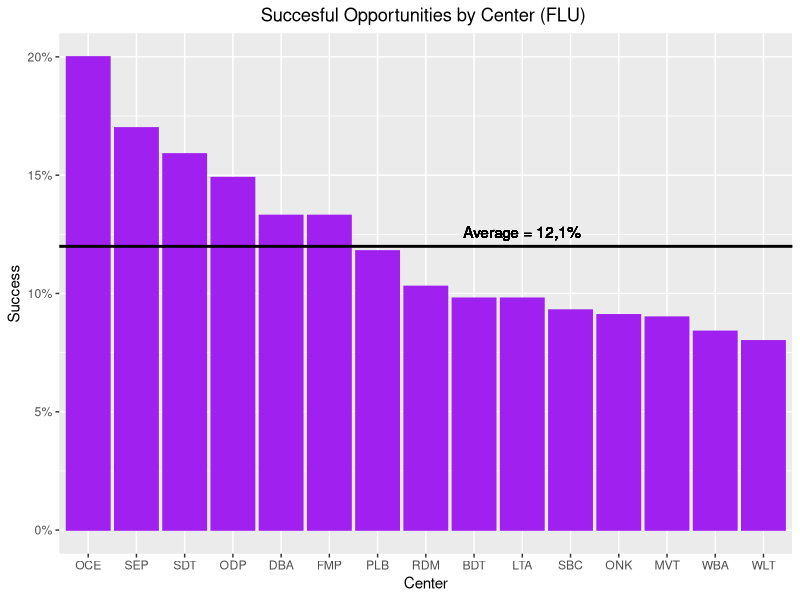
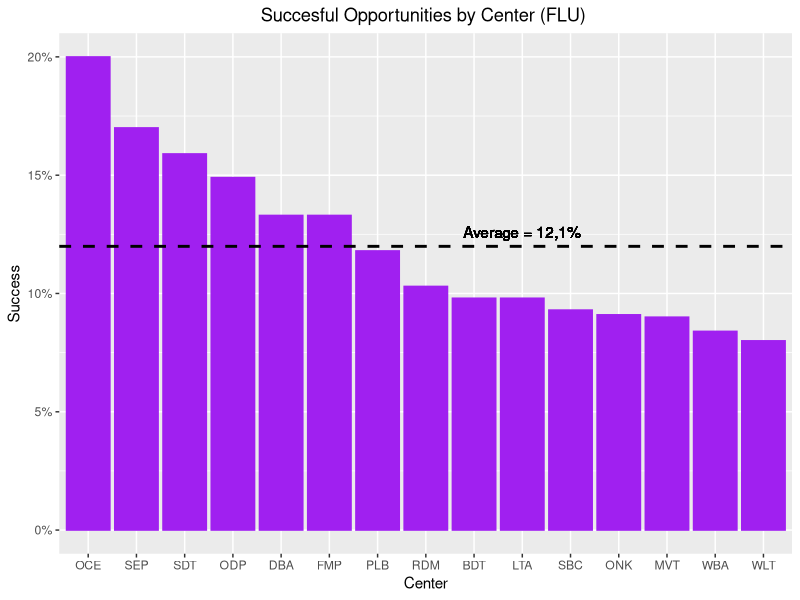
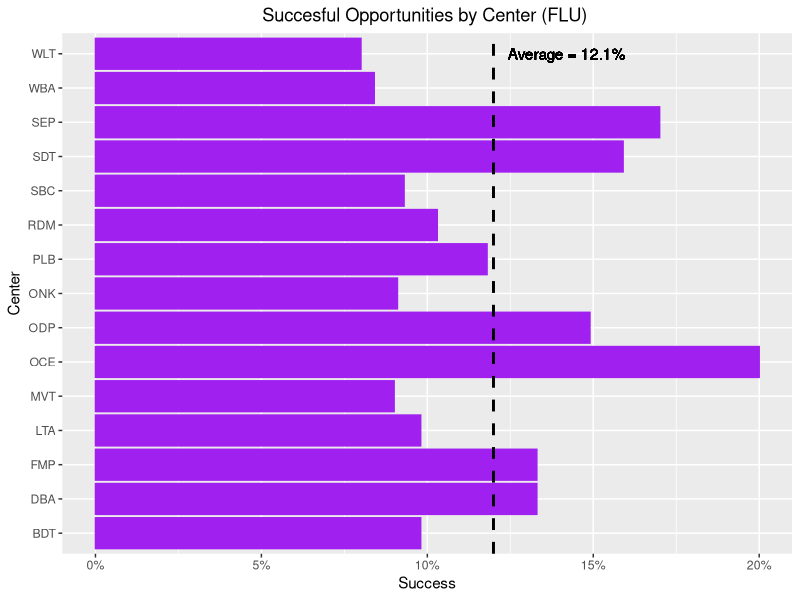
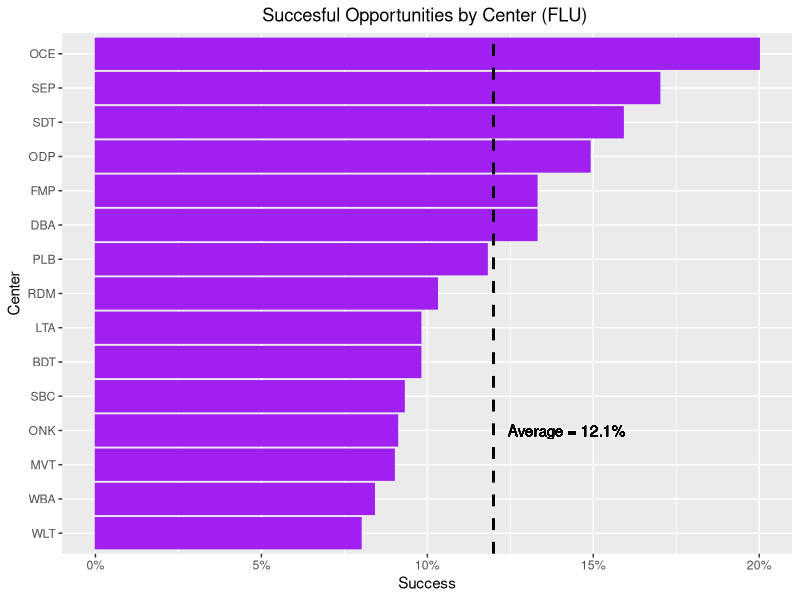
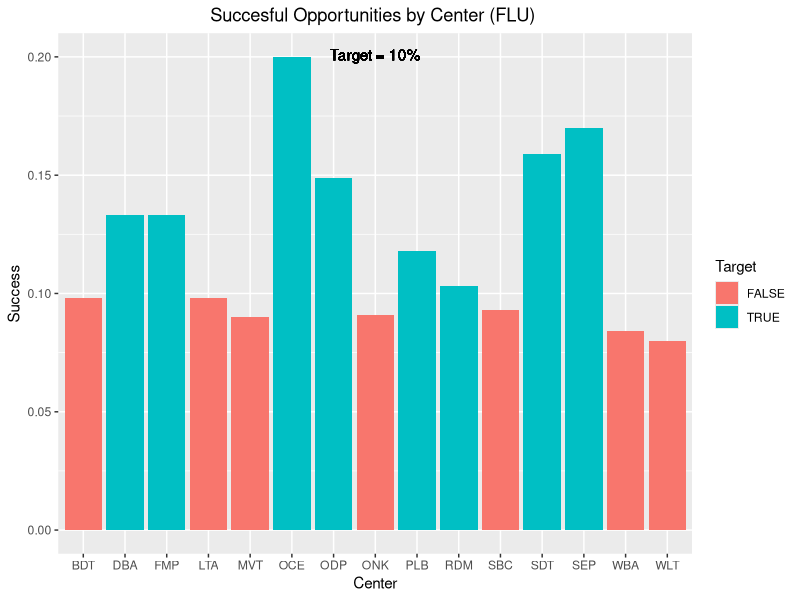
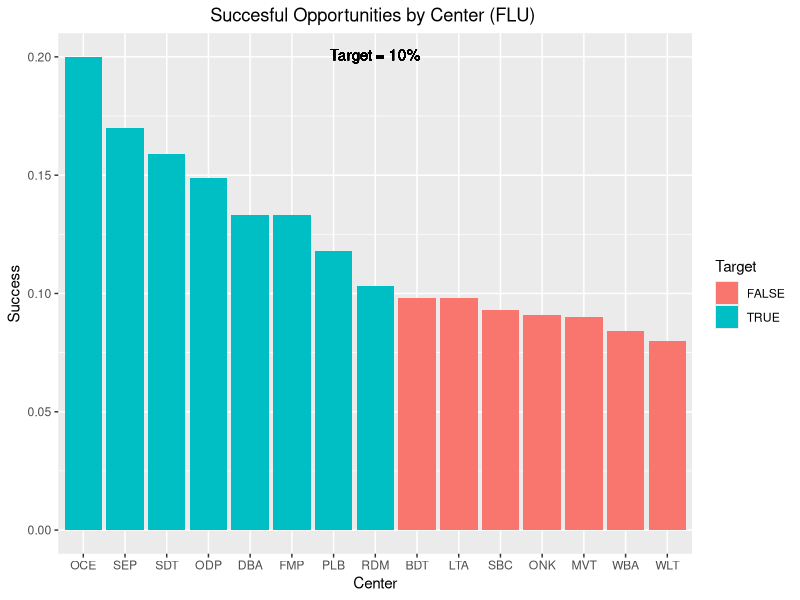
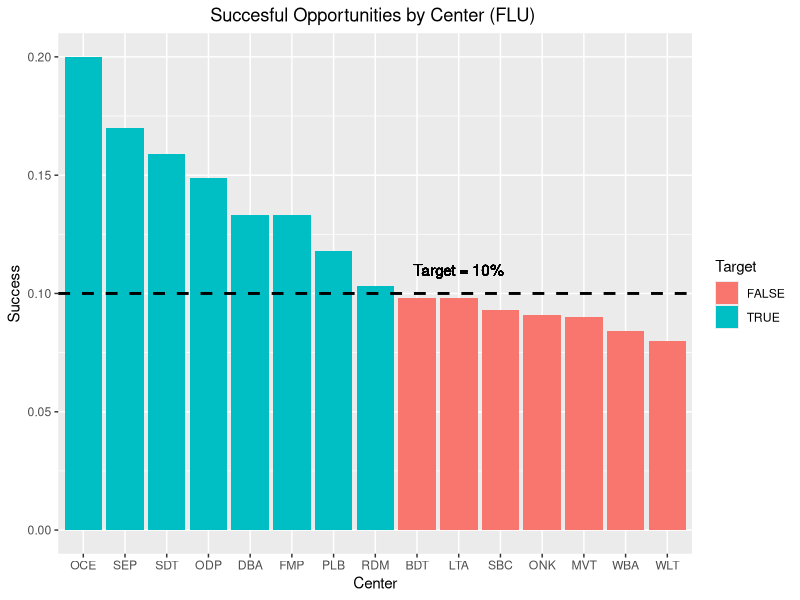
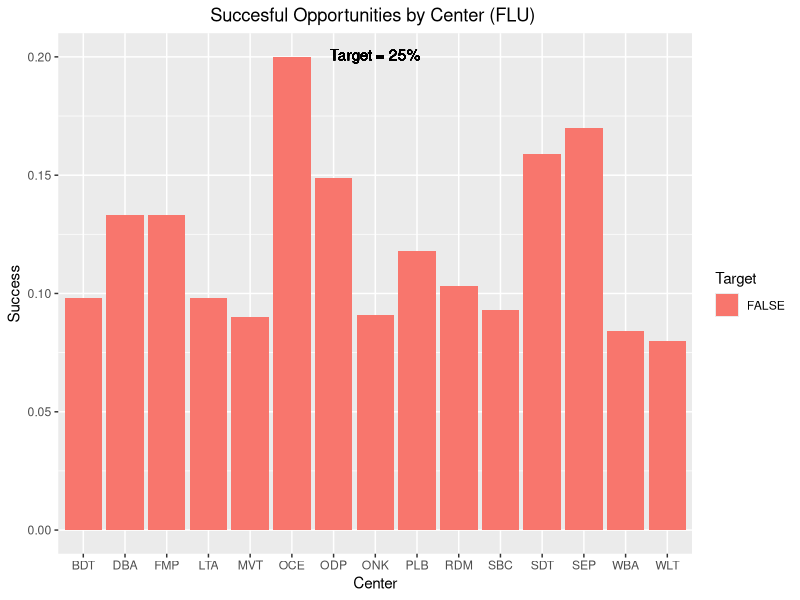

Generate these figures, in order, with R:
library(ggplot2)
library(dplyr)
library(scales)
library(grid)
library(gridExtra)


df <- data.frame(Center=c("BDT", "DBA", "FMP","LTA","MVT", "OCE", "ODP", "ONK", "PLB","RDM", "SBC", "SDT", "SEP", "WBA", "WLT"),
                 Success=c(0.098, 0.133, 0.133, 0.098, 0.09, 0.2, 0.149, 0.091, 0.118, 0.103, 0.093, 0.159, 0.17, 0.084, 0.08 ),
                 Average=c(0.121, 0.121, 0.121, 0.121, 0.121, 0.121, 0.121, 0.121, 0.121, 0.121, 0.121, 0.121, 0.121, 0.121, 0.121),
                 Vaccines=c(2519, 4142, 4075, 1840, 1478, 4495, 2244, 1546, 2589, 1796, 2036, 2221, 3630, 1091, 1954),
                 Opportunities=c(25703, 31249, 30548, 18857, 16474, 22497, 15063, 17064, 21933, 17479, 21937, 13983, 21395, 13042, 24562))

                 

head(df)

avg <- 0.121

#a
p<-ggplot(data=df, aes(x=reorder(Center, -Success), y=Success)) +
  ggtitle("Succesful Opportunities by Center (FLU) ") +
  theme(plot.title = element_text(hjust = 0.5)) +
  xlab("Center") +
  geom_bar(stat="identity", color="purple", fill="purple")+
  scale_y_continuous(labels = scales::percent) +
  geom_hline(aes(yintercept=mean(Success)),
             color="black", size=1)+
  geom_text(x=10 ,y= avg+0.005, label = "Average = 12,1%", color = "black")

p

#b
p<-ggplot(data=df, aes(x=reorder(Center, -Success), y=Success)) +
  ggtitle("Succesful Opportunities by Center (FLU) ") +
  theme(plot.title = element_text(hjust = 0.5)) +
  xlab("Center") +
  geom_bar(stat="identity", color="purple", fill="purple")+
  scale_y_continuous(labels = scales::percent) +
  geom_hline(aes(yintercept=mean(Success)),
             color="black",linetype="dashed", size=1)+
  geom_text(x=10 ,y= avg+0.005, label = "Average = 12,1%", color = "black")

p

p<-ggplot(data=df, aes(y=Center, x=Success)) +
  ggtitle("Succesful Opportunities by Center (FLU) ") +
  theme(plot.title = element_text(hjust = 0.5)) +
  geom_bar(stat="identity", color="purple", fill="purple")+
  scale_x_continuous(labels = scales::percent) +
  geom_vline(aes(xintercept=mean(Success)),
             color="black", linetype="dashed", size=1)+
  geom_text(y=15, x= avg+0.021, label = "Average = 12.1%", color = "black")

p

p<-ggplot(data=df, aes(y=reorder(Center, Success), x=Success)) +
  ggtitle("Succesful Opportunities by Center (FLU) ") +
  theme(plot.title = element_text(hjust = 0.5)) +
  ylab("Center") +
  geom_bar(stat="identity", color="purple", fill="purple")+
  scale_x_continuous(labels = scales::percent) +
  geom_vline(aes(xintercept=mean(Success)),
             color="black", linetype="dashed", size=1)+
  geom_text(y=4, x= avg+0.021, label = "Average = 12.1%", color = "black")

p


#c

#10%
df_sub <- df %>%
  mutate(Target = Success >= 0.1)

ggplot(df_sub, aes(x = Center, y = Success, fill = Target)) +
  ggtitle("Succesful Opportunities by Center (FLU) ") +
  theme(plot.title = element_text(hjust = 0.5)) +
  geom_bar(stat = "identity")+
  geom_text(x=8, y= avg+0.08, label = "Target = 10%", color = "black")

ggplot(df_sub, aes(x = reorder(Center, -Success), y = Success, fill = Target)) +
  ggtitle("Succesful Opportunities by Center (FLU) ") +
  theme(plot.title = element_text(hjust = 0.5)) +
  xlab("Center") +
  geom_bar(stat = "identity")+
  geom_text(x=8, y= avg+0.08, label = "Target = 10%", color = "black")

ggplot(df_sub, aes(x = reorder(Center, -Success), y = Success, fill = Target)) +
  ggtitle("Succesful Opportunities by Center (FLU) ") +
  theme(plot.title = element_text(hjust = 0.5)) +
  xlab("Center") +
  geom_bar(stat = "identity")+
  geom_text(x=10, y=0.11, label = "Target = 10%", color = "black")+
  geom_hline(aes(yintercept=0.1),
           color="black", linetype="dashed", size=1)

#25%
df_sub <- df %>%
  mutate(Target = Success >= 0.25)

ggplot(df_sub, aes(x = Center, y = Success, fill = Target)) +
  ggtitle("Succesful Opportunities by Center (FLU) ") +
  theme(plot.title = element_text(hjust = 0.5)) +
  geom_bar(stat = "identity")+
  geom_text(x=8, y= avg+0.08, label = "Target = 25%", color = "black")

ggplot(df_sub, aes(x = reorder(Center, -Success), y = Success, fill = Target)) +
  ggtitle("Succesful Opportunities by Center (FLU) ") +
  theme(plot.title = element_text(hjust = 0.5)) +
  xlab("Center") +
  geom_bar(stat = "identity") +
  geom_text(x=8, y= avg+0.08, label = "Target = 25%", color = "black")

ggplot(df_sub, aes(x = reorder(Center, -Success), y = Success, fill = Target)) +
  ggtitle("Succesful Opportunities by Center (FLU) ") +
  theme(plot.title = element_text(hjust = 0.5)) +
  xlab("Center") +
  geom_bar(stat = "identity") +
  geom_text(x=8, y= 0.26, label = "Target = 25%", color = "black") +
  geom_hline(aes(yintercept=0.25),
             color="black", linetype="dashed", size=1)

#e


p<-ggplot(data=df, aes(x= Center, y=  1-(Vaccines/Opportunities)  )) +
  ggtitle("Succesful Opportunities by Center (FLU) ") +
  theme(plot.title = element_text(hjust = 0.5)) +
  xlab("Center") +
  ylab("Not Vaccinated") +
  geom_bar(stat="identity", color="purple", fill="purple")+
  scale_y_continuous(labels = scales::percent) +
  geom_hline(aes(yintercept=mean(1-Success)),
             color="black", linetype="dashed", size=1)+
  geom_text(x=10 ,y= 0.92, label = "Average = 88%", color = "black")

p

p<-ggplot(data=df, aes(x= Center, y=1-Success)) +
  ggtitle("Succesful Opportunities by Center (FLU) ") +
  theme(plot.title = element_text(hjust = 0.5)) +
  xlab("Center") +
  ylab("Not Vaccinated") +
  geom_bar(stat="identity", color="purple", fill="purple")+
  scale_y_continuous(labels = scales::percent) +
  geom_hline(aes(yintercept=mean(1-Success)),
             color="black", linetype="dashed", size=1)+
  geom_text(x=10 ,y= 0.92, label = "Average = 88%", color = "black")
  
p

#f


p<-ggplot(data=df, aes(x=Center, y=Success, label = scales::percent(Success))) +
  ggtitle("Succesful Opportunities by Center (FLU) ") +
  theme(plot.title = element_text(hjust = 0.5)) +
  geom_bar(stat="identity", color="skyblue", fill="skyblue")+
  scale_y_continuous(labels = scales::percent) +
  geom_hline(aes(yintercept=mean(Success)),
             color="black", linetype="dashed", size=1)+
  geom_text(x=10, y= 0.125, label = "Average = 12.1%", color = "black")+
  geom_text(aes(label = scales::percent(Success,accuracy=0.1)),vjust = 1.5, colour = "white")

p

p<-ggplot(data=df, aes(x=reorder(Center, -Success), y=Success, label = scales::percent(Success))) +
  ggtitle("Succesful Opportunities by Center (FLU) ") +
  theme(plot.title = element_text(hjust = 0.5)) +
  xlab("Center") +
  geom_bar(stat="identity", color="skyblue", fill="skyblue")+
  scale_y_continuous(labels = scales::percent) +
  geom_hline(aes(yintercept=mean(Success)),
             color="black", linetype="dashed", size=1)+
  geom_text(x=10, y= 0.125, label = "Average = 12.1%", color = "black")+
  geom_text(aes(label = scales::percent(Success,accuracy=0.1)),vjust = 1.5, colour = "white")

p





